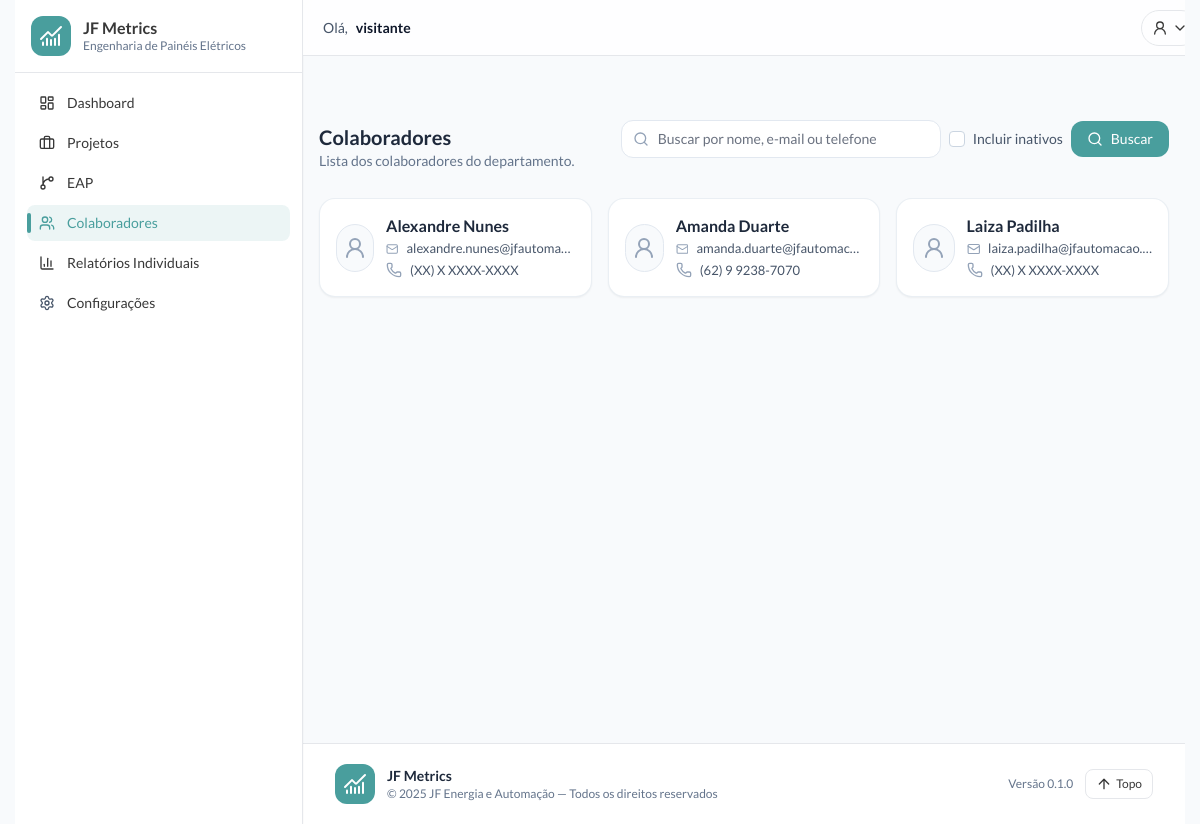
Page /epe/colaboradores/ on the committed database.
### common/models.py (models this page shows, shortened)
class Collaborator(models.Model):
    user  = models.OneToOneField(
        User, blank=True, null=True, on_delete=models.SET_NULL,
        related_name="collaborator", verbose_name="Usuário do sistema"
    )
    name  = models.CharField("Nome", max_length=120)
    email = models.EmailField("E-mail", blank=True, null=True)  # <- opcional
    phone = models.CharField("Telefone", max_length=30, blank=True)
    photo = models.ImageField("Foto", upload_to="collaborators/", blank=True, null=True)
    department = models.ForeignKey(Department, on_delete=models.PROTECT, verbose_name="Departamento")
    is_manager = models.BooleanField("Gestor do departamento?", default=False)
    is_active  = models.BooleanField("Ativo", default=True)
    created_at = models.DateTimeField(auto_now_add=True)
    class Meta:
        ordering = ("name",)
        constraints = [
            models.UniqueConstraint(
                fields=["email"],
                condition=Q(email__isnull=False),
                name="uq_common_collaborator_email_not_null",
            ),
        ]
        indexes = [
            models.Index(fields=["department", "is_active"]),
            models.Index(fields=["is_manager"]),
        ]

### epe/views.py (the view)
# urls.py: path("colaboradores/",                    views.collaborator_list,        name="collaborator_list"),
def collaborator_list(request):
    q = (request.GET.get("q") or "").strip()
    show_inactive = request.GET.get("inativos") == "1"
    qs = Collaborator.objects.filter(department__slug=EPE_DEPT_SLUG)
    if not show_inactive:
        qs = qs.filter(is_active=True)
    if q:
        qs = qs.filter(Q(name__icontains=q) | Q(email__icontains=q) | Q(phone__icontains=q))
    page_obj = Paginator(qs.order_by("name"), 12).get_page(request.GET.get("page"))
    return render(
        request,
        "epe/collaborators/list.html",
        {
            "q": q,
            "page_obj": page_obj,
            "show_inactive": show_inactive,
            "department_name": DEPARTMENT_NAME,
        },
    )

### automation/context_processors.py (called while the page is built, shortened)
def _get_collaborator(user):
    if not getattr(user, "is_authenticated", False):
        return None
    collab = getattr(user, "collaborator", None)
    if collab:
        return collab
    Collaborator = apps.get_model("common", "Collaborator")
    return Collaborator.objects.filter(user=user, is_active=True).only("id", "is_manager").first()

def user_flags(request):
    collab = _get_collaborator(request.user)
    return {"is_manager": bool(getattr(collab, "is_manager", False))}

def notifications(request):
    user = getattr(request, "user", None)
    if not getattr(user, "is_authenticated", False):
        return {"notif_count": 0, "notif_list": []}

### epe/templates/epe/collaborators/list.html (shortened to what this page needs)
{% extends "epe/base.html" %}
{% block content %}
  <div class="mb-6 mt-6 flex flex-col gap-3 sm:flex-row sm:items-center sm:justify-between">
    <div>
      <h1 class="text-xl font-semibold text-slate-800">Colaboradores</h1>
      <p class="text-sm text-slate-500">Lista dos colaboradores do departamento.</p>
    </div>
    <form method="get" class="w-full sm:w-auto">
      <div class="flex flex-col items-stretch gap-2 sm:flex-row sm:items-center">
        <div class="relative w-full sm:w-80">
          <i data-lucide="search" class="absolute left-3 top-1/2 h-4 w-4 -translate-y-1/2 text-slate-400"></i>
          <input
            type="text"
            name="q"
            value="{{ q }}"
            placeholder="Buscar por nome, e-mail ou telefone"
            class="w-full rounded-xl border border-slate-200 bg-white py-2 pl-9 pr-3 text-sm outline-none focus:border-brand/40 focus:ring-2 focus:ring-brand/30">
        </div>
        <label class="inline-flex items-center gap-2 text-sm text-slate-600">
          <input
            type="checkbox"
            name="inativos"
            value="1"
            class="h-4 w-4 rounded border-slate-300 text-brand focus:ring-brand/30">
          Incluir inativos
        </label>
        <div class="flex items-center gap-2">
          <button class="inline-flex items-center gap-2 rounded-xl bg-brand px-4 py-2 text-sm font-medium text-white hover:brightness-110">
            <i data-lucide="search" class="h-4 w-4"></i>
            Buscar
          </button>
        </div>
      </div>
    </form>
  </div>
  {% if page_obj.object_list %}
    <div class="grid grid-cols-1 gap-4 sm:grid-cols-2 lg:grid-cols-3">
      {% for c in page_obj.object_list %}
        <article class="group flex h-full flex-col rounded-2xl border border-slate-200/70 bg-white p-4 shadow-sm transition hover:-translate-y-[1px] hover:border-brand/40 hover:shadow-md">
          <div class="flex items-start justify-between gap-3">
            <div class="flex items-center gap-3 min-w-0">
              {% if c.photo %}
                <img src="{{ c.photo.url }}" alt="{{ c.name }}" class="h-12 w-12 rounded-full object-cover border border-slate-200">
              {% else %}
                <div class="flex h-12 w-12 items-center justify-center rounded-full border border-slate-200 bg-slate-50">
                  <i data-lucide="user-round" class="h-6 w-6 text-slate-400"></i>
                </div>
              {% endif %}
              <div class="min-w-0">
                <h2 class="truncate text-[16px] font-semibold leading-snug text-slate-800" title="{{ c.name }}">
                  {{ c.name }}
                </h2>
                <div class="mt-0.5 flex items-center gap-2 text-[13px] text-slate-600">
                  <i data-lucide="mail" class="h-4 w-4 text-slate-400"></i>
                  <span class="truncate" title="{{ c.email }}">{{ c.email }}</span>
                </div>
                {% if c.phone %}
                  <div class="mt-0.5 flex items-center gap-2 text-[13px] text-slate-600">
                    <i data-lucide="phone" class="h-4 w-4 text-slate-400"></i>
                    <span class="truncate" title="{{ c.phone }}">{{ c.phone }}</span>
                  </div>
                {% endif %}
              </div>
            </div>
          </div>
        </article>
      {% endfor %}
    </div>
  {% endif %}
{% endblock %}

### epe/templates/epe/base.html (style rules this page uses)
html, body { margin:0; padding:0; height:100%; }
html { overflow-y: scroll; }
body { scrollbar-gutter: stable both-edges; }
.shadow, .shadow-sm, .shadow-md, .shadow-lg { box-shadow: none !important; }
.border-slate-200\/70, .border { border-color: #e5e7eb !important; }

### rows in the picture
Collaborator: name "Alexandre Nunes", email "alexandre.nunes@jfautoma…", phone "(XX) X XXXX-XXXX"
Collaborator: name "Amanda Duarte", email "amanda.duarte@jfautomac…", phone "(62) 9 9238-7070"
Collaborator: name "Laiza Padilha", email "laiza.padilha@jfautomacao.…", phone "(XX) X XXXX-XXXX"

### other values in the picture
{{ display_name }} "visitante"
{{ app_version|default:"0.1.0" }} "0.1.0"
